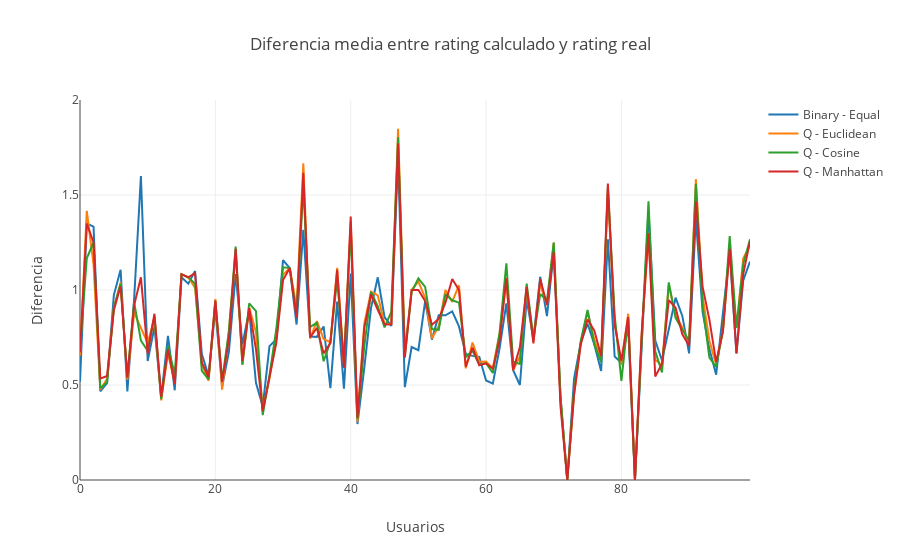

The cell this chart's notebook holds for it:
### Code cell
x_series = errorsDF.columns.values
binary = errorsDF.iloc[0].values
euclidean = errorsDF.iloc[1].values
cosine = errorsDF.iloc[2].values
manhattan = errorsDF.iloc[3].values

trace0 = go.Scatter(
    x = x_series,
    y = binary,
    name='Binary - Equal'
)

trace2 = go.Scatter(
    x = x_series,
    y = euclidean,
    name='Q - Euclidean'
)

trace3 = go.Scatter(
    x = x_series,
    y = cosine,
    name='Q - Cosine'
)

trace4 = go.Scatter(
    x = x_series,
    y = manhattan,
    name='Q - Manhattan'
)

data = [trace0, trace2, trace3, trace4]

layout = go.Layout(
    title = 'Diferencia media entre rating calculado y rating real',
    yaxis = dict(
        title='Diferencia',
        range=[0,2]
    ),
    xaxis = dict(
        title='Usuarios'
    )
)
fig = go.Figure(data=data, layout=layout)
iplot(fig, filename='basic-line')
